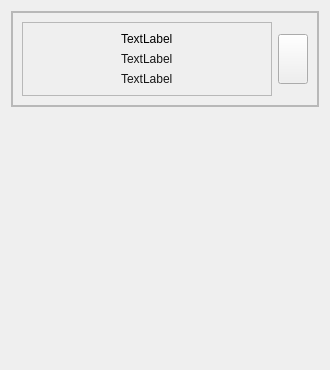
          <widget class="QWidget" name="scrollAreaWidgetContents_transport">
           <property name="geometry">
            <rect>
             <x>0</x>
             <y>0</y>
             <width>330</width>
             <height>370</height>
            </rect>
           </property>
           <layout class="QVBoxLayout" name="verticalLayout_20">
            <item alignment="Qt::AlignTop">
             <widget class="QFrame" name="parentFrameFlightB_2">
              <property name="frameShape">
               <enum>QFrame::StyledPanel</enum>
              </property>
              <property name="frameShadow">
               <enum>QFrame::Raised</enum>
              </property>
              <layout class="QVBoxLayout" name="verticalLayout_19">
               <property name="leftMargin">
                <number>0</number>
               </property>
               <property name="topMargin">
                <number>0</number>
               </property>
               <property name="rightMargin">
                <number>0</number>
               </property>
               <property name="bottomMargin">
                <number>0</number>
               </property>
               <item>
                <widget class="QFrame" name="modelFrameTrsB">
                 <property name="frameShape">
                  <enum>QFrame::StyledPanel</enum>
                 </property>
                 <property name="frameShadow">
                  <enum>QFrame::Raised</enum>
                 </property>
                 <layout class="QHBoxLayout" name="horizontalLayout_33">
                  <item>
                   <widget class="QFrame" name="frame_29">
                    <property name="frameShape">
                     <enum>QFrame::StyledPanel</enum>
                    </property>
                    <property name="frameShadow">
                     <enum>QFrame::Raised</enum>
                    </property>
                    <layout class="QVBoxLayout" name="verticalLayout_60">
                     <item alignment="Qt::AlignHCenter">
                      <widget class="QLabel" name="departureAirportConfirm_3">
                       <property name="text">
                        <string>TextLabel</string>
                       </property>
                      </widget>
                     </item>
                     <item alignment="Qt::AlignHCenter">
                      <widget class="QLabel" name="departureDateConfirm_3">
                       <property name="styleSheet">
                        <string notr="true">QLabel{
	color: rgb(21, 21, 21);
	font: 12px &quot;Google Sans&quot;;
}</string>
                       </property>
                       <property name="text">
                        <string>TextLabel</string>
                       </property>
                      </widget>
                     </item>
                     <item alignment="Qt::AlignHCenter">
                      <widget class="QLabel" name="departureTimeConfirm_3">
                       <property name="styleSheet">
                        <string notr="true">QLabel{
	color: rgb(21, 21, 21);
	font: 12px &quot;Google Sans&quot;;
}</string>
                       </property>
                       <property name="text">
                        <string>TextLabel</string>
                       </property>
                      </widget>
                     </item>
                    </layout>
                   </widget>
                  </item>
                  <item>
                   <widget class="QPushButton" name="pushButton_5">
                    <property name="minimumSize">
                     <size>
                      <width>30</width>
                      <height>50</height>
                     </size>
                    </property>
                    <property name="maximumSize">
                     <size>
                      <width>30</width>
                      <height>50</height>
                     </size>
                    </property>
                    <property name="text">
                     <string/>
                    </property>
                    <property name="icon">
                     <iconset>
                      <normaloff>../img/feather/trash.svg</normaloff>../img/feather/trash.svg</iconset>
                    </property>
                    <property name="iconSize">
                     <size>
                      <width>20</width>
                      <height>50</height>
                     </size>
                    </property>
                   </widget>
                  </item>
                 </layout>
                </widget>
               </item>
              </layout>
             </widget>
            </item>
           </layout>
          </widget>
